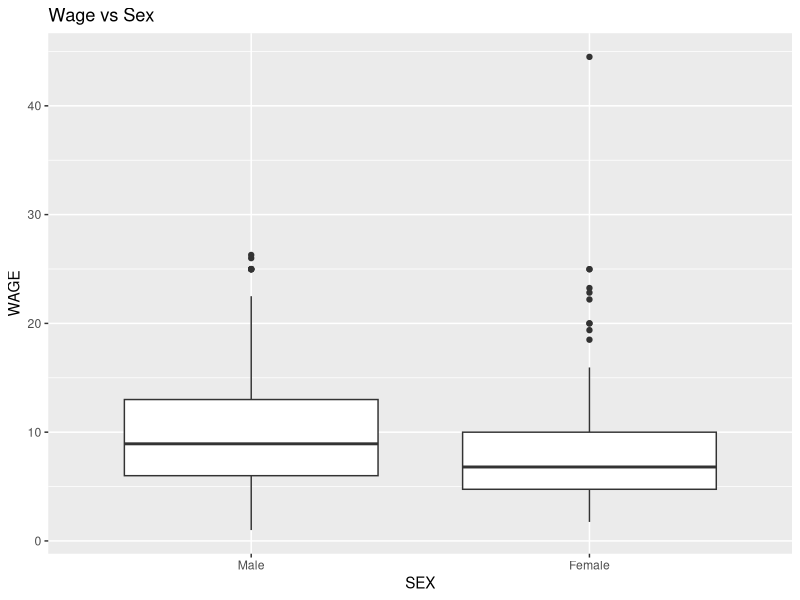
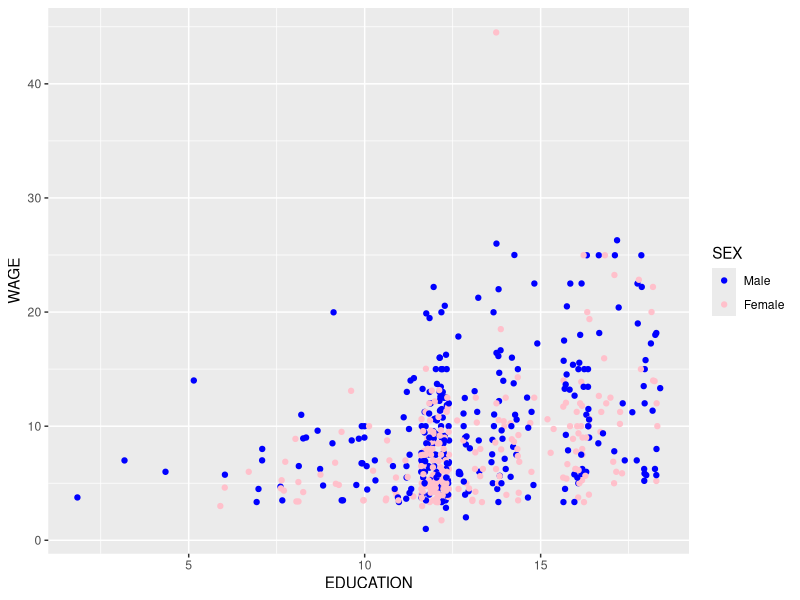
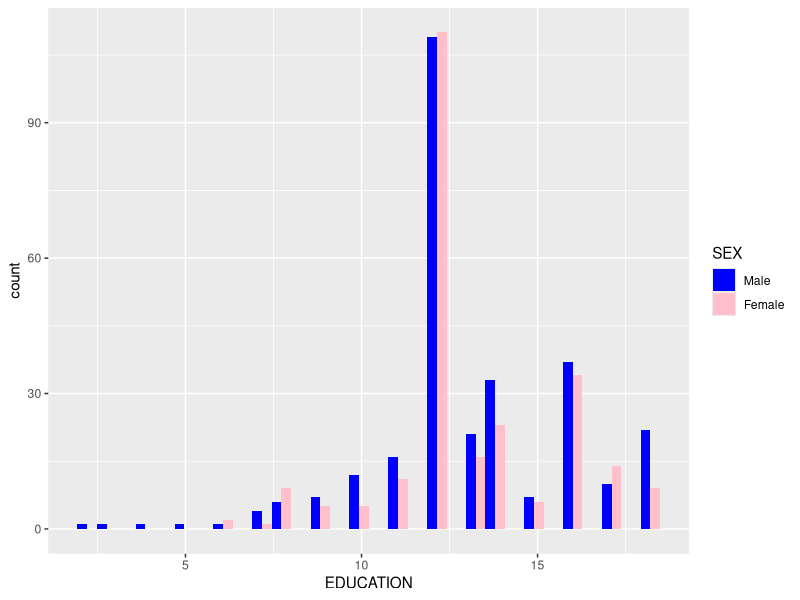
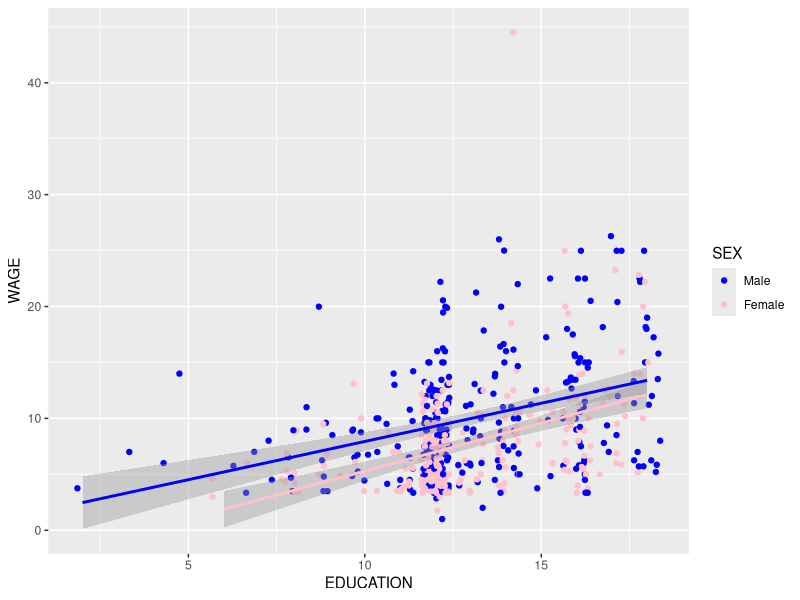
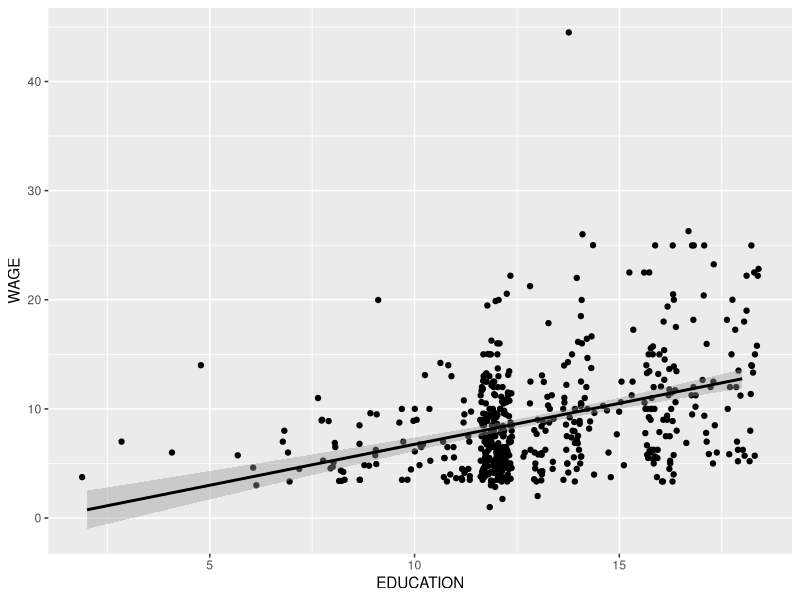

Recreate these plots in R, in order.
library(ggplot2)
library(GGally)
projpath <- "~/Documents/Academics/Stat525/Project/"
setwd(projpath)

# create dataframe
wages <- read.csv(file = "data/cpswages.dat.txt", header = FALSE, sep=" ")
names(wages) <- c("EDUCATION",	"SOUTH", "SEX", "EXPERIENCE", "UNION",  "WAGE", "AGE", "RACE", "OCCUPATION", "SECTOR", "MARR")
wages = wages[,c(1,2,3,4,5,7,8,9,10,11,6)]
head(wages)

# Set up factors
wages$SOUTH <- factor(wages$SOUTH, levels=c(0,1),
                      labels=c('North','South'))

wages$SEX <- factor(wages$SEX, levels=c(0,1),
                    labels=c('Male','Female'))

wages$UNION <- factor(wages$UNION, levels=c(0,1),
                      labels=c('Non-Unionized','Unionized'))

wages$RACE <- factor(wages$RACE, levels=c(1,2,3),
                     labels=c('Other','Hispanic', 'White'))

wages$OCCUPATION <- factor(wages$OCCUPATION, levels=c(1,2,3,4,5,6),
                           labels=c('Management','Sales','Clerical','Service','Professional','Other'))

wages$SECTOR <- factor(wages$SECTOR, levels=c(0,1,2),
                       labels=c('Other','Manufacturing','Construction'))

wages$MARR <- factor(wages$MARR, levels=c(0,1),
                     labels=c('Unmarried','Married'))

wages$MANUFACTURING <- 1*(wages$SECTOR == 'Manufacturing')
wages$CONSTRUCTION <- 1*(wages$SECTOR == 'Construction')

wages$MANAGEMENT <- 1*(wages$OCCUPATION == 'Management')
wages$SALES <- 1*(wages$OCCUPATION == 'Sales')
wages$CLERICAL <- 1*(wages$OCCUPATION == 'Clerical')
wages$SERVICE <- 1*(wages$OCCUPATION == 'Service')
wages$PROFESSIONAL <- 1*(wages$OCCUPATION == 'Professional')

wages$WHITE <- 1*(wages$RACE == 'White')
wages$HISPANIC <- 1*(wages$RACE == 'Hispanic')

women <- subset(wages,SEX=='Female')
men <- subset(wages,SEX=='Male')
######################### IS THERE A WAGE GAP BETWEEN M/F? #############
p <- ggplot( wages, aes ( x = SEX, y = WAGE) )
p + geom_boxplot() + ggtitle("Wage vs Sex")

nrow(women)
nrow(men)
t.test(men$WAGE, women$WAGE, alternative = "greater")

######################### WHY IS THERE A WAGE GAP? #############


######################### HYPOTHESIS: MEN ARE BETTER EDUCATED, SHOULD EARN MORE #############
mod1 <- lm( WAGE ~ EDUCATION, data = men)
coef(mod1)

mod2 <- lm( WAGE ~ EDUCATION, data = women)
coef(mod2)

mod3 <- lm( WAGE ~EDUCATION + SEX, data = wages)
coef(mod3)

mod4 <- lm( WAGE ~EDUCATION, data = wages)
coef(mod4)

p_ed_wg <- ggplot( wages, aes ( x = EDUCATION, y = WAGE) ) 
p_ed_wg + geom_jitter(aes(color=SEX)) + 
  scale_color_manual(name = 'SEX', values = c("blue", "pink")) 

p_ed_wg_counts <- ggplot(wages, aes(EDUCATION, fill = SEX)) 
p_ed_wg_counts + geom_histogram(position = 'dodge') +
  scale_fill_manual(values=c("blue", "pink"))

t.test(subset(men,EDUCATION==12)$WAGE,subset(women,EDUCATION==12)$WAGE)

# Do the confidence intervals overlap? 
# Does the wage gap decrease as level of education increases?
p_ed_wg + geom_jitter(aes(color=SEX)) + 
  geom_smooth(data=women, method='lm',formula=y~x,color="pink") +
  geom_smooth(data=men, method='lm',formula=y~x,color="blue") + 
  scale_color_manual(name = 'SEX', values = c("blue", "pink"))

p_ed_wg + geom_jitter() + 
  geom_smooth(data=wages, method='lm',formula=y~x,color="black")





